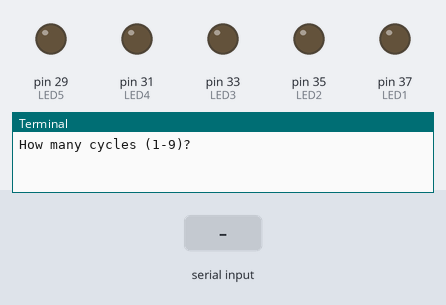
This program was run on a simulated Raspberry Pi (header pin numbers). Parts: output pins drawn as LEDs (lit = HIGH), the last lines printed to the terminal. Dashed ring = blinking. The test bench sets the inputs (shaded band).

Above: at 1.2 s.
1.3 s: "5" typed at the terminal, then Enter
At 3.5 s:
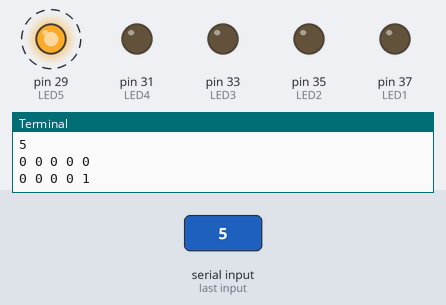
At 5.6 s:
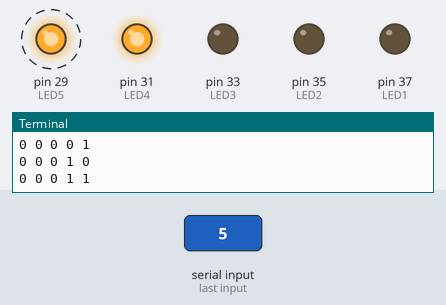
Timing chart, 0 to 22.3 s (numbered marks = the images above; inputs shaded):
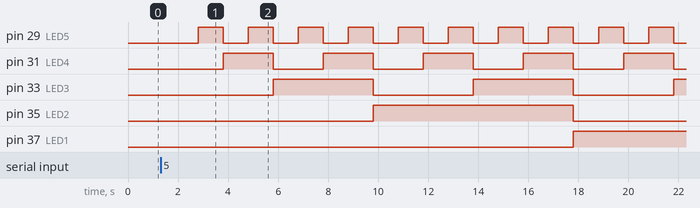

The program:

05.BinaryCounter.py
```python
import time
import RPi.GPIO as GPIO
GPIO.setmode(GPIO.BOARD)
LED1 = 37
LED2 = 35
LED3 = 33
LED4 = 31
LED5 = 29

GPIO.setup(LED1,GPIO.OUT)
GPIO.setup(LED2,GPIO.OUT)
GPIO.setup(LED3,GPIO.OUT)
GPIO.setup(LED4,GPIO.OUT)
GPIO.setup(LED5,GPIO.OUT)
count = 0
answer = 0
while answer == 0:


    try:
        cycles = int(input('How many cycles (1-9)? '))
        if cycles < 10:
            answer = 1

        if cycles >9:
            print ('Sorry invalid!')

    except Exception as e:
        print ('Invalid!')
        pass

while count < 32*cycles:
    time.sleep(.5)

    if (count %2)>0:
        GPIO.output(LED5,1)
    else:
        GPIO.output(LED5,0)
    if (count %4)>1:
        GPIO.output(LED4,1)
    else:
        GPIO.output(LED4,0)
    if (count %8)>3:
        GPIO.output(LED3,1)
    else:
        GPIO.output(LED3,0)
    if (count %16)>7:
        GPIO.output(LED2,1)
    else:
        GPIO.output(LED2,0)
    if (count %32)>15:
        GPIO.output(LED1,1)
    else:
        GPIO.output(LED1,0)
    print(GPIO.input(LED1),GPIO.input(LED2),GPIO.input(LED3),GPIO.input(LED4),GPIO.input(LED5))
    count = count + 1
    time.sleep(.5)

GPIO.cleanup()
```

Measured:
- after the input at 1.3 s, pin 29 (LED5): alternates HIGH for 1.0 s and LOW for 1.0 s, starting after 1.5 s; pin 31 (LED4): alternates HIGH for 2.0 s and LOW for 2.0 s, starting after 2.5 s
